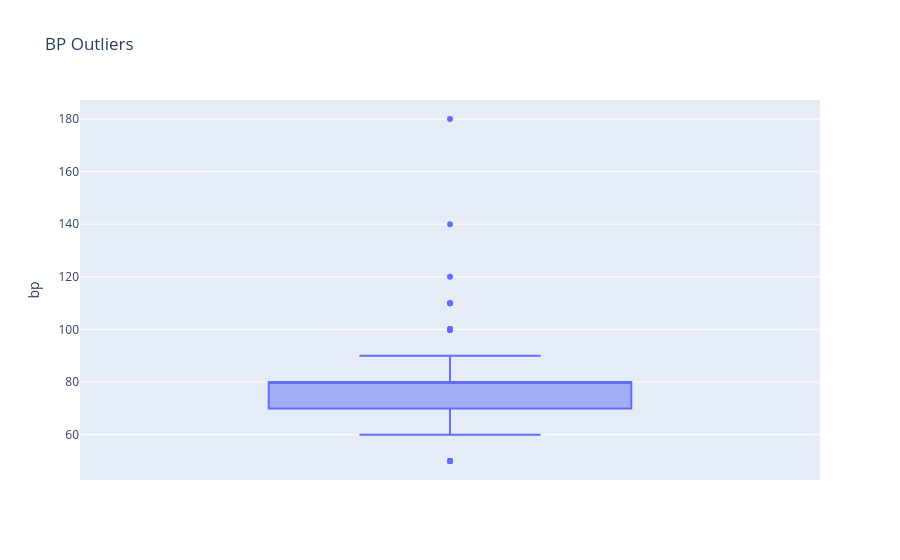
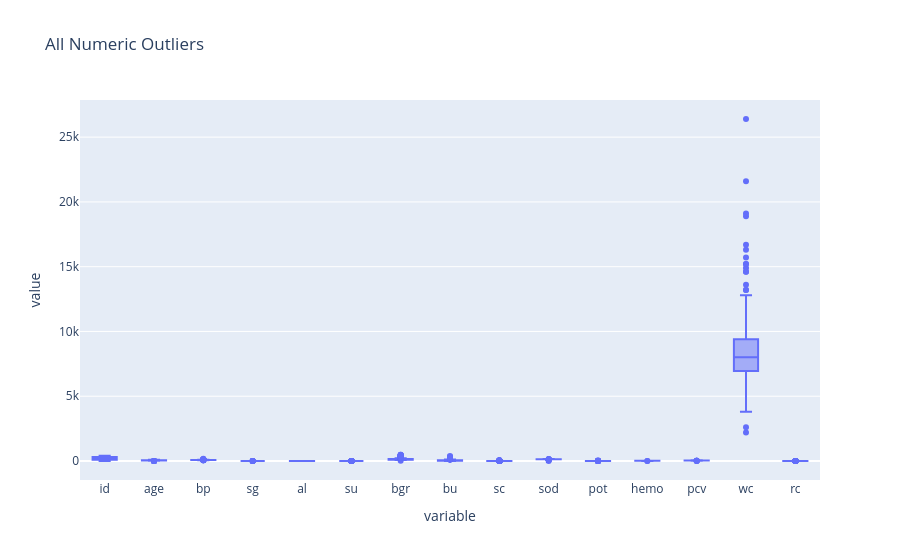

Here is the notebook cell these charts were saved with, in order:
### Code cell
import plotly.express as px

# Box plot — shows outlier dots automatically
fig = px.box(df, y="bp", points="outliers", title="BP Outliers")
fig.show()

# For all numeric columns
import polars.selectors as cs
num_cols = df.select(cs.numeric()).columns

fig = px.box(df.to_pandas()[num_cols], title="All Numeric Outliers")
fig.show()

### Figure 1 — Plotly figure (JSON) as saved in the notebook; plotly's stock layout.template omitted (floating-point values rounded to 4 significant figures; data arrays with more than 128 entries replaced by an {"elided": "..."} marker saying what was removed)
{"data": [{"alignmentgroup": "True", "boxpoints": "outliers", "hovertemplate": "bp=%{y}<extra></extra>", "legendgroup": "", "marker": {"color": "#636efa"}, "name": "", "notched": false, "offsetgroup": "", "orientation": "v", "showlegend": false, "type": "box", "x0": " ", "xaxis": "x", "y": {"elided": "400 float values"}, "y0": " ", "yaxis": "y"}], "layout": {"boxmode": "group", "legend": {"tracegroupgap": 0}, "title": {"text": "BP Outliers"}, "xaxis": {"anchor": "y", "domain": [0, 1]}, "yaxis": {"anchor": "x", "domain": [0, 1], "title": {"text": "bp"}}}}

### Figure 2 — Plotly figure (JSON) as saved in the notebook; plotly's stock layout.template omitted (floating-point values rounded to 4 significant figures; data arrays with more than 128 entries replaced by an {"elided": "..."} marker saying what was removed)
{"data": [{"alignmentgroup": "True", "hovertemplate": "variable=%{x}<br>value=%{y}<extra></extra>", "legendgroup": "", "marker": {"color": "#636efa"}, "name": "", "notched": false, "offsetgroup": "", "orientation": "v", "showlegend": false, "type": "box", "x": {"elided": "6000 str values"}, "x0": " ", "xaxis": "x", "y": {"elided": "6000 float values"}, "y0": " ", "yaxis": "y"}], "layout": {"boxmode": "group", "legend": {"tracegroupgap": 0}, "title": {"text": "All Numeric Outliers"}, "xaxis": {"anchor": "y", "domain": [0, 1], "title": {"text": "variable"}}, "yaxis": {"anchor": "x", "domain": [0, 1], "title": {"text": "value"}}}}
